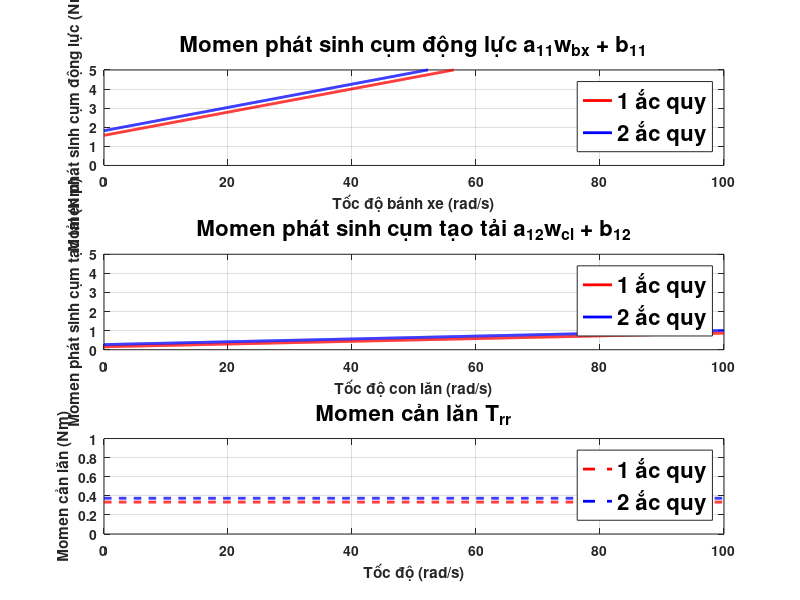

This figure's MATLAB source:
% Bộ thông số 1 (bảng đầu)
a11_1 = 0.060773449736866;
b11_1 = 1.576434187120628;
a12_1 = 0.007150245075987;
b12_1 = 0.153671177646358;
Trr_1 = 0.334273249247759;

% Bộ thông số 2 (bảng mới)
a11_2 = 0.060931880707401;
b11_2 = 1.820843001248018;
a12_2 = 0.007408672590184;
b12_2 = 0.270086806664839;
Trr_2 = 0.374661159089003;

% Vector trục hoành
w_bx = linspace(0, 100, 1000);
w_cl = linspace(0, 100, 1000);

% Tính giá trị các hàm
y_bx_1 = a11_1 * w_bx + b11_1;
y_bx_2 = a11_2 * w_bx + b11_2;

y_cl_1 = a12_1 * w_cl + b12_1;
y_cl_2 = a12_2 * w_cl + b12_2;

Trr_line_1 = Trr_1 * ones(size(w_bx));
Trr_line_2 = Trr_2 * ones(size(w_bx));

% Vẽ đồ thị
figure;

% --- Đồ thị 1: y = a11 * w_bx + b11 ---
subplot(3,1,1);
plot(w_bx, y_bx_1, 'r', 'LineWidth', 2); hold on;
plot(w_bx, y_bx_2, 'b', 'LineWidth', 2);
xlabel('Tốc độ bánh xe (rad/s)', 'FontWeight', 'bold');
ylabel('Momen phát sinh cụm động lực (Nm)', 'FontWeight', 'bold');
ylim([0 5]);
legend('1 ắc quy', '2 ắc quy', 'FontSize', 16, 'FontWeight', 'bold');
set(gca, 'FontSize', 10, 'FontWeight', 'bold');  % Làm đậm chữ số trên trục x, y
title('Momen phát sinh cụm động lực a_{11}w_{bx} + b_{11}', 'FontSize', 16, 'FontWeight', 'bold');
grid on;

% --- Đồ thị 2: y = a12 * w_cl + b12 ---
subplot(3,1,2);
plot(w_cl, y_cl_1, 'r', 'LineWidth', 2); hold on;
plot(w_cl, y_cl_2, 'b', 'LineWidth', 2);
xlabel('Tốc độ con lăn (rad/s)', 'FontWeight', 'bold');
ylabel('Momen phát sinh cụm tạo tải (Nm)', 'FontWeight', 'bold');
ylim([0 5]);
legend('1 ắc quy', '2 ắc quy', 'FontSize', 16, 'FontWeight', 'bold');
set(gca, 'FontSize', 10, 'FontWeight', 'bold');  % Làm đậm chữ số trên trục x, y
title('Momen phát sinh cụm tạo tải a_{12}w_{cl} + b_{12}', 'FontSize', 16, 'FontWeight', 'bold');
grid on;

% --- Đồ thị 3: Trr ---
subplot(3,1,3);
plot(w_bx, Trr_line_1, 'r--', 'LineWidth', 2); hold on;
plot(w_bx, Trr_line_2, 'b--', 'LineWidth', 2);
xlabel('Tốc độ (rad/s)', 'FontWeight', 'bold');
ylabel('Momen cản lăn (Nm)', 'FontWeight', 'bold');
ylim([0 1]);
legend('1 ắc quy', '2 ắc quy', 'FontSize', 16, 'FontWeight', 'bold');
set(gca, 'FontSize', 10, 'FontWeight', 'bold');  % Làm đậm chữ số trên trục x, y
title('Momen cản lăn T_{rr}', 'FontSize', 16, 'FontWeight', 'bold');
grid on;
